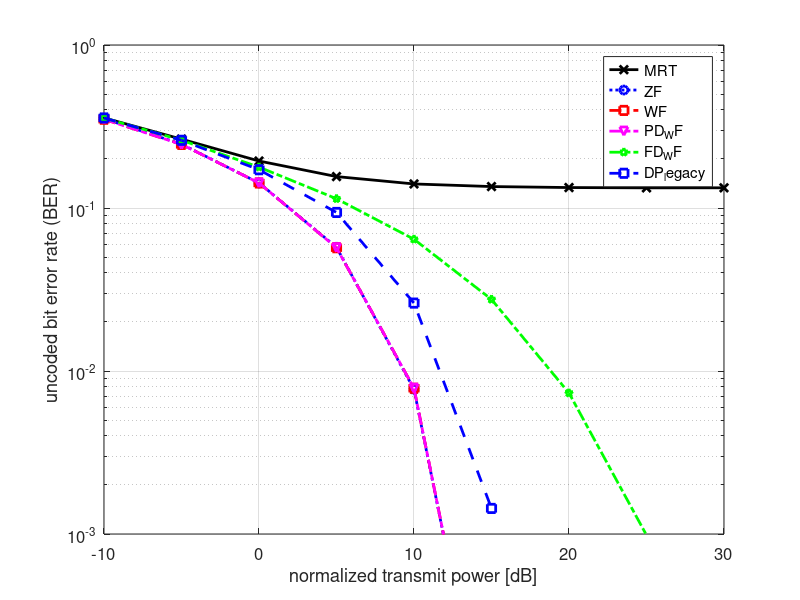

Write the MATLAB code that produced this figure.
% =========================================================================
% -- Simulator for Decentralized Feedforward Massive MU-MIMO Precoding  
% -------------------------------------------------------------------------
% -- (c) 2018 Christoph Studer; e-mail: studer@cornell.edu 
% -------------------------------------------------------------------------
% --
% -- If you use this simulator or parts of it, then you must cite our
% -- conference paper:
% -- 
% --    K. Li, C. Jeon, J. R. Cavallaro, and C. Studer, 
% --    "Feedforward Architectures for Decentralized Precoding in
% --    Massive MU-MIMO Systems", 52nd Annual Asilomar Conference on 
% --    Signals, Systems, and Computers, Oct. 2018
% --
% -- and clearly mention this in your paper. Also note that FD-WF and the
% -- legacy ADMM-based precoder have tuning parameters that must be
% -- optimized depending on your scenario. See here for more details:
% --
% --    https://www.youtube.com/watch?v=dQw4w9WgXcQ
% -- 
% =========================================================================

function dprecoder_sim(varargin)

% -- set up default/custom parameters

if isempty(varargin)
    
    disp('using default simulation settings and parameters...')
    
    % set default simulation parameters
    par.runId = 0;              % simulation ID (used to reproduce results)
    par.U = 16;                 % number of single-antenna users
    par.B = 256;                % number of base-station antennas (B>>U)
    par.T = 10;                 % number of time slots
    par.C = 16;                 % number of antenna clusters
    par.mod = '64QAM';          % modulation type: 'BPSK','QPSK','16QAM','64QAM','8PSK'
    par.trials = 1e2;           % number of Monte-Carlo trials (transmissions)
    par.NTPdB_list = -10:5:30;  % list of normalized transmit power [dB] values
    par.rho2 = 1;               % rho^2=1 (should NOT affect your results!)
    par.precoder = {'MRT','ZF','WF','PD_WF','FD_WF','DP_legacy'}; 
    par.channel = 'rayleigh';   % channel model 'rayleigh' 
    par.betaest = 'pilot';      % 'pilot'
    par.save = true;            % save results (true,false)
    par.plot = true;            % plot results (true,false)
    % algorithm-dependent parameters
    % FD_WF (please tune if you change the scenario)
    par.FD_WF.stomp = 0.125*par.C; % determines how much to stomp regularization (C)
    % DP_legacy (please tune if you change the scenario)
    par.DP_legacy.delta = 0.3; % Lagrange scaling (1.0)
    par.DP_legacy.gamma = 1.0; % Lagrange stepsize (1.0)
    par.DP_legacy.maxiter = 2; % keep at 2

else
    
    disp('use custom simulation settings and parameters...')
    par = varargin{1};   % only argument is par structure
    
end

% -- initialization

% use runId random seed (enables reproducibility)
rng(par.runId);

% simulation name (used for saving results)
par.simName = ['ERR_',num2str(par.U),'x',num2str(par.B), '_C', ...
    num2str(par.C), '_', par.betaest, '_', par.mod, '_', num2str(par.trials),'Trials'];

% set up Gray-mapped constellation alphabet (some are selected according to IEEE 802.11)
switch (par.mod)
    case 'BPSK',
        par.symbols = [ -1 1 ];
    case 'QPSK',
        par.symbols = [ -1-1i,-1+1i,+1-1i,+1+1i ];
    case '16QAM',
        par.symbols = [ -3-3i,-3-1i,-3+3i,-3+1i, ...
            -1-3i,-1-1i,-1+3i,-1+1i, ...
            +3-3i,+3-1i,+3+3i,+3+1i, ...
            +1-3i,+1-1i,+1+3i,+1+1i ];
    case '64QAM',
        par.symbols = [ -7-7i,-7-5i,-7-1i,-7-3i,-7+7i,-7+5i,-7+1i,-7+3i, ...
            -5-7i,-5-5i,-5-1i,-5-3i,-5+7i,-5+5i,-5+1i,-5+3i, ...
            -1-7i,-1-5i,-1-1i,-1-3i,-1+7i,-1+5i,-1+1i,-1+3i, ...
            -3-7i,-3-5i,-3-1i,-3-3i,-3+7i,-3+5i,-3+1i,-3+3i, ...
            +7-7i,+7-5i,+7-1i,+7-3i,+7+7i,+7+5i,+7+1i,+7+3i, ...
            +5-7i,+5-5i,+5-1i,+5-3i,+5+7i,+5+5i,+5+1i,+5+3i, ...
            +1-7i,+1-5i,+1-1i,+1-3i,+1+7i,+1+5i,+1+1i,+1+3i, ...
            +3-7i,+3-5i,+3-1i,+3-3i,+3+7i,+3+5i,+3+1i,+3+3i ];
    case '8PSK',
        par.symbols = [ exp(1i*2*pi/8*0), exp(1i*2*pi/8*1), ...
            exp(1i*2*pi/8*7), exp(1i*2*pi/8*6), ...
            exp(1i*2*pi/8*3), exp(1i*2*pi/8*2), ...
            exp(1i*2*pi/8*4), exp(1i*2*pi/8*5) ];
    case '16PSK', 
        par.symbols = [ ...
            exp(1i*2*pi*0/16)  ... % 0000
            exp(1i*2*pi*1/16)  ... % 0001     
            exp(1i*2*pi*3/16)  ... % 0010
            exp(1i*2*pi*2/16)  ... % 0011
            exp(1i*2*pi*7/16)  ... % 0100
            exp(1i*2*pi*6/16)  ... % 0101
            exp(1i*2*pi*4/16)  ... % 0110
            exp(1i*2*pi*5/16)  ... % 0111
            exp(1i*2*pi*15/16) ... % 1000
            exp(1i*2*pi*14/16) ... % 1001
            exp(1i*2*pi*12/16) ... % 1010
            exp(1i*2*pi*13/16) ... % 1011
            exp(1i*2*pi*8/16)  ... % 1100
            exp(1i*2*pi*9/16)  ... % 1101
            exp(1i*2*pi*11/16) ... % 1110
            exp(1i*2*pi*10/16) ];  % 1111           
end

% compute symbol energy
par.Es = mean(abs(par.symbols).^2);

% number of antenns per cluster
par.S = par.B/par.C;

% precompute bit labels
par.bps = log2(length(par.symbols)); % number of bits per symbol
par.bits = de2bi(0:length(par.symbols)-1,par.bps,'left-msb');

% track simulation time
time_elapsed = 0;

% -- start simulation

% - initialize result arrays (detector x normalized transmit power)
[res.PER, res.SER, res.BER ] = deal(zeros(length(par.precoder),length(par.NTPdB_list)));
[res.TxPower, res.RxPower, res.TIME] = deal(zeros(length(par.precoder),length(par.NTPdB_list)));

% compute noise variances to be considered: NTP = rho^2/N0
N0_list = par.rho2*10.^(-par.NTPdB_list/10);


% trials loop
tic
for t=1:par.trials
    
    % generate data
    for qq=1:par.T
        % generate random bit stream
        B(:,:,qq) = randi([0 1],par.U,par.bps);
        % generate transmit symbol
        Idx(:,qq) = bi2de(B(:,:,qq),'left-msb')+1;
        S(:,qq) = par.symbols(Idx(:,qq)).';
    end
    
    % generate masks
    MaskI = true(par.U,par.T);
    MaskT = true(1,par.T);
    % here you could add other estimation methods
    switch par.betaest
        case {'pilot'}
            S(:,1) = ones(par.U,1)*sqrt(par.Es); % just send all ones in the first time slots
            MaskI(:,1) = false;
            MaskT(1,1) = false;
        otherwise,
            error('par.betaest not specified')                
    end
        
    % generate iid Gaussian channel matrix and noise matrix
    N = sqrt(0.5)*(randn(par.U,par.T)+1i*randn(par.U,par.T));
    
    % you can add your own channel model here
    switch par.channel
        case 'rayleigh'
            H = sqrt(0.5)*(randn(par.U,par.B)+1i*randn(par.U,par.B));
        otherwise,
            error('par.channel not specified')            
    end
    
    % algorithm loop
    for d=1:length(par.precoder)
        
        % normalized transmit power loop
        for k=1:length(par.NTPdB_list)
            
            % set noise variance
            N0 = N0_list(k);
            
            % record time used by the beamformer
            starttime = toc;
            
            % beamformers
            switch (par.precoder{d})
                case 'MRT',     % MRT beamforming
                    [X, beta] = MRT(par,S,H,N0);                       
                case 'ZF',      % ZF beamforming
                    [X, beta] = ZF(par,S,H,N0);
                case 'WF',      % WF beamforming
                    [X, beta] = WF(par,S,H,N0);
                case 'PD_WF',   % PD-WF beamforming
                    [X, beta] = PD_WF(par,S,H,N0);                        
                case 'FD_WF',   % FD-WF beamforming
                    [X, beta] = FD_WF(par,S,H,N0);         
                case 'DP_legacy',   % ADMM-based DBP beamforming
                    [X, beta] = DP_legacy(par,S,H,N0);                         
                otherwise,
                    error('par.precoder not specified')
            end
            
            % record beamforming simulation time
            res.TIME(d,k) = res.TIME(d,k) + (toc-starttime);
            
            
            % transmit data over noisy channel
            HX = H*X;
            Y = HX + sqrt(N0)*N;
            
            % extract transmit and receive power
            res.TxPower(d,k) = res.TxPower(d,k) + mean(sum(abs(X(:)).^2))/par.T;
            res.RxPower(d,k) = res.RxPower(d,k) + mean(sum(abs(HX(:)).^2))/par.U/par.T;
            
            % UEs must estimate beta
            switch par.betaest
                case 'genie', % perfect beta directly from beamformer
                    betaest = ones(par.U,1)*beta;
                case 'pilot', % knows that first symbols are for training
                    betaest = real(1./Y(:,1)*sqrt(par.Es)); % ML estimate since we have no prior on beta
            end
            
            % perform estimation
            Shat = (betaest*ones(1,par.T)).*Y;
            
            % UE-side hard-output data detection
            for qq=1:par.T
                [~,Idxhat(:,qq)] = min(abs(Shat(:,qq)*ones(1,length(par.symbols))-ones(par.U,1)*par.symbols).^2,[],2);
                Bhat(:,:,qq) = par.bits(Idxhat(:,qq),:);
            end
            
            % -- compute error and complexity metrics
            err = (Idx(MaskI)~=Idxhat(MaskI));
            res.PER(d,k) = res.PER(d,k) + any(err(:));
            res.SER(d,k) = res.SER(d,k) + sum(err(:))/par.U/par.T;
            tmpBER = B(:,:,MaskT)~=Bhat(:,:,MaskT);
            res.BER(d,k) = res.BER(d,k) + sum(tmpBER(:))/(par.U*par.bps*sum(MaskT));
                        
        end % NTP loop
        
    end % algorithm loop
    
    % keep track of simulation time
    if toc>10
        time=toc;
        time_elapsed = time_elapsed + time;
        fprintf('estimated remaining simulation time: %3.0f min.\n',...
            time_elapsed*(par.trials/t-1)/60);
        tic
    end
    
end % trials loop

% normalize results
res.PER = res.PER/par.trials;
res.SER = res.SER/par.trials;
res.BER = res.BER/par.trials;
res.TxPower = res.TxPower/par.trials;
res.RxPower = res.RxPower/par.trials;
res.TIME = res.TIME/par.trials;

% manually (or visually) check whether the TX power of your precoder is 
% correct (this is a very common mistake in many papers...)
res.TxPower

% -- save final results (par and res structures)

if par.save
    save([ par.simName '_' num2str(par.runId) ],'par','res');
end

% -- show results (generates fairly nice Matlab plots)

if par.plot
    
    % - BER results
    marker_style = {'kx-','bo:','rs--','mv-.','gp-.','bs--','y*--'};
    h = figure(1);
    for d=1:length(par.precoder)
        semilogy(par.NTPdB_list,res.BER(d,:),marker_style{d},'LineWidth',2);
        if (d==1)
            hold on
        end
    end
    hold off
    grid on
    box on
    xlabel('normalized transmit power [dB]','FontSize',12)
    ylabel('uncoded bit error rate (BER)','FontSize',12);
    if length(par.NTPdB_list) > 1
        axis([min(par.NTPdB_list) max(par.NTPdB_list) 1e-3 1]);
    end
    legend(par.precoder,'FontSize',12,'location','northeast')
    set(gca,'FontSize',12);
    if par.save
        % save eps figure (in color and with a reasonable bounding box)
        print(h,'-loose','-depsc',[ par.simName '_' num2str(par.runId) ])
    end
    
end

end


%% Maximum ratio transmission (MRT) beamforming
function [X, beta, P] = MRT(par,S,H,N0)

% transmitted signal
P = H';
betainv = sqrt(par.rho2)/sqrt(par.Es*trace(P*P'));
X = betainv*(P*S);

% average scaling over signals
beta = 1/betainv;

%beta = 1.0*(norm(s,2)^2+N0*par.U)/(s'*H*x); % that's cheating

end


%% Zero-forcing (ZF) beamforming
function [X, beta] = ZF(par,S,H,N0)

% transmitted signal
P = zfinv(par,H);
betainv = sqrt(par.rho2)/sqrt(par.Es*trace(P*P'));
X = betainv*(P*S);

% average scaling over signals
beta = 1/betainv;

end

% ZF pseudo inverse
function Hinv = zfinv(par,H)
[U,S] = size(H);
if S>=U
    Hinv = H'/(H*H');
else
    Hinv = (H'*H)\H';
end
end


%% Centralized Wiener-filter (WF) beamforming
function [X, beta] = WF(par,S,H,N0)

% compute regularized inverse
Ainv = rpinv(par,H,par.U*N0/par.rho2); 

% calculate precoding factor efficiently
beta = sqrt((par.Es/par.rho2)*(trace(Ainv)-sum(abs(Ainv(:)).^2)*(par.U*N0/par.rho2)));

% apply inverse to data in centralized manner
if par.B>=par.U
    X = (1/beta)*(H'*(Ainv*S));
else
    X = (1/beta)*(Ainv*(H'*S));
end

end


% Wiener filter (WF) regularized pseudo inverse
function Ainv = rpinv(par,H,reg)
[U,S] = size(H);
if S>=U
    Ainv = inv(H*H'+(reg)*eye(par.U));
else
    Ainv = inv(H'*H+(reg)*eye(par.S));
end
end


%% Partially-Decentralized Wiener-filter (WF) beamforming
function [X, beta] = PD_WF(par,S,H,N0)

% decentralized gram matrix computation and localized averaging
Gc = zeros(par.U,par.U);
for cc=1:par.C
    % calculate local Gram matrix
    Hc(:,:,cc) = H(:,(cc-1)*par.S+1:cc*par.S);
    % average among clusters (can be done in a tree-like fashion)
    Gc = Gc + Hc(:,:,cc)*Hc(:,:,cc)'; 
end

% compute whitening filter at centralized node
Ainv = inv(Gc+(par.U*N0/par.rho2)*eye(par.U));

% calculate precoding factor efficiently
beta = sqrt((par.Es/par.rho2)*(trace(Ainv)-sum(abs(Ainv(:)).^2)*(par.U*N0/par.rho2)));

% whiten transmit signals
Z = (1/beta)*(Ainv*S);

% perform decentralized MRT with whitened signals
for cc=1:par.C
    X((cc-1)*par.S+1:cc*par.S,:) = Hc(:,:,cc)'*Z;    
end

end


%% Fully-Decentralized Wiener-filter (WF) beamforming
function [X, beta] = FD_WF(par,S,H,N0)

%initialization 
stomp = par.FD_WF.stomp;

% perform fully decentralized WF precoding 
for cc=1:par.C
    
    % calculate local precoding matrix
    Hc = H(:,(cc-1)*par.S+1:cc*par.S);
    Ainvc = rpinv(par,Hc,stomp*par.U*N0/par.rho2);    
    betac(cc,1) = sqrt((par.Es/(par.rho2/par.C))*(trace(Ainvc)-sum(abs(Ainvc(:)).^2)*(stomp*par.U*N0/(par.rho2))));
    
    %betainv(cc,1) = sqrt(par.rho2/par.C)/sqrt(par.Es*trace(Pc*Pc'));
    
    if par.S>=par.U    
        X((cc-1)*par.S+1:cc*par.S,:) = (1/betac(cc,1))*(Hc'*(Ainvc*S));
    else
        X((cc-1)*par.S+1:cc*par.S,:) = (1/betac(cc,1))*(Ainvc*(Hc'*S));        
    end
    
end

% exact beta is hard to compute; just do nothing smart and throw some NaNs
beta = NaN;

end


%% decentralized precoder, ADMM version taken from our old journal paper
function [X,beta] = DP_legacy(par,S,H,N0)

%  -- initialize
delta = par.DP_legacy.delta;
gamma = par.DP_legacy.gamma;
maxiter = par.DP_legacy.maxiter;

H_c = zeros(par.U,par.S,par.C);
AinvH = zeros(par.S,par.U,par.C);

% -- preprocessing
for c=1:par.C
    H_c(:,:,c) = H(:,par.S*(c-1)+1:par.S*c); % get the appropriate part of H
    AinvH(:,:,c) = (H_c(:,:,c)'*H_c(:,:,c) + (1/delta)*(par.U*N0/par.rho2)*eye(par.S))\H_c(:,:,c)';
end

for tt=1:par.T

    % initialize running variables
    lambda_c = zeros(par.U,par.C);
    x_c = zeros(par.S,par.C);
    w_c = zeros(par.U,par.C);
    Hx_c = zeros(par.U,par.C);
        
    s = S(:,tt);
    
    % important for fast convergence (reasonable initial guess)
    z_c = max(par.U/par.B,1/par.C)*s*ones(1,par.C);    
    
    % -- start iteration
    for ll = 1:maxiter
    
        % cluster-wise equalization
        for c=1:par.C
            x_c(:,c) = AinvH(:,:,c)*(z_c(:,c) + lambda_c(:,c)); 
            Hx_c(:,c) = H_c(:,:,c)*x_c(:,c);
            w_c(:,c) = (Hx_c(:,c)-lambda_c(:,c));
        end
                   
        % consensus step
        w_avg = 1/(par.C*delta+delta^2)*(par.C*s+delta*sum(w_c,2));
    
        % cluster-wise update
        for c=1:par.C
            z_c(:,c) = (1/delta)*(s+delta*w_c(:,c))-w_avg;
            lambda_c(:,c) = lambda_c(:,c) - gamma*(Hx_c(:,c)-z_c(:,c));
        end
    end
    
    X(:,tt) = x_c(:); % vectorize output
    
end

% instantaneous power normalization
X = X*(sqrt(par.rho2)/sqrt(sum(abs(X(:)).^2)/par.T));

% exact beta is hard to compute; just do nothing smart and throw some NaNs
beta = NaN;

end
